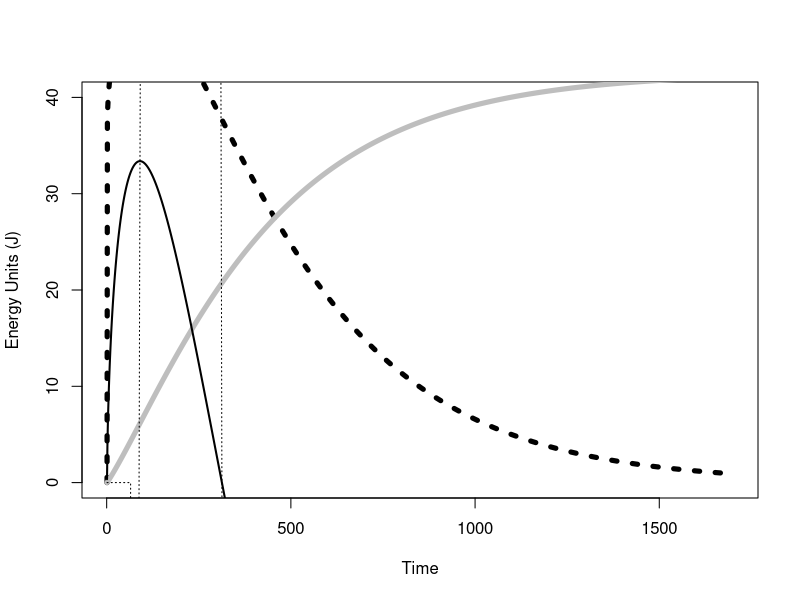
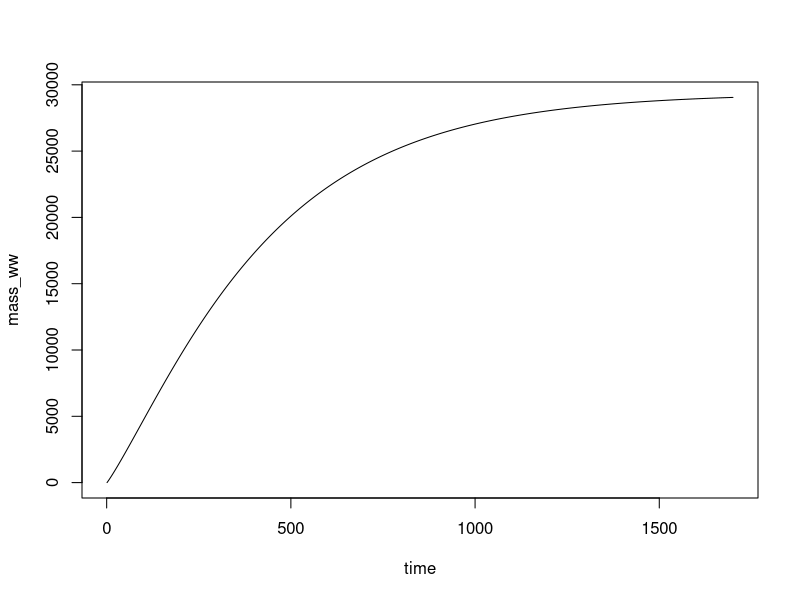
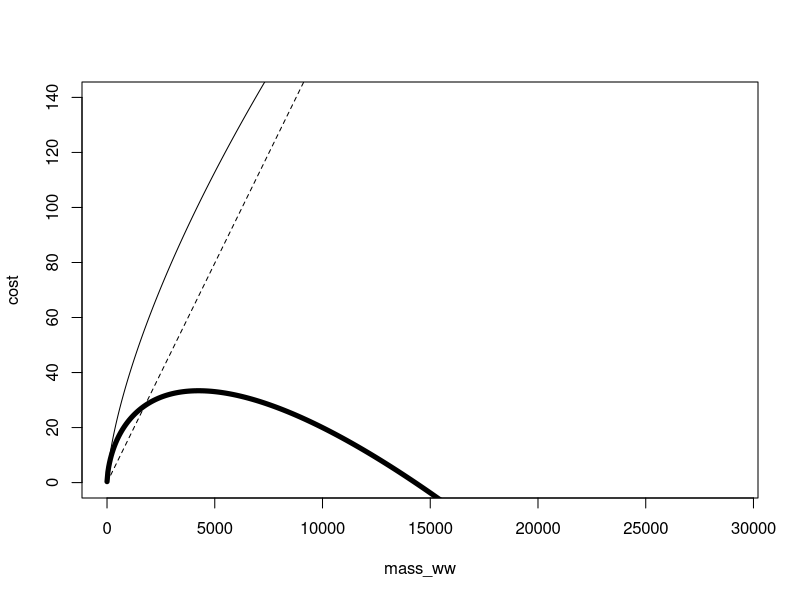

The R source for these figures, in order:
# NEW_but older version of M. trossulus MODEL FROM Sebens et al ####
# This time I'm doing an optimization to estimate reproduction 
# Question - if I change food, then that changes my estimate of reproduction, right? 
# Food should just be 1... weird that it is 1.5 in the paper... I guess I'll leave it at 

# age at repro
# setting reproduction
# check labels on graph - they are mislabeled
# 


# scalars ####
a_perfood <- 0.25 #0.25, brachi
b_permass <- 0.0145 #brachi
eggs <- 0.11 # eggs, brachi
AE <- 0.75 # assimilation, Fly & Hilbish - AE vs. assimilation?
mortality <- 0.896 # mortality, brachi

# exponents ####
d <- 0.67 # intake, brachi, makes sense with surface area
e <- 1 # cost, brachi, makes sense with volume

# temp parameters #### 
# guestimated. 
# Right I'm now using 10deg as a ref temp, a factor of 1.
temp <- 10 # temp (was in "other parameters category")
Aarhenius_T <- 6842.7 # Used to change cost with T # From Fly & Hilbish
ref_T_cost <- 283 #283K=10C # Used to change cost with T # At this temp, coeff is 1
ambient_T_cost <- temp # ambient temp
critical_T_intake <- 20 # this is the optimal intake temp
max_T_intake <- 30 # max temp for intake, shut down
const_Aarhenius <- 2
# Could fit these parameters for mussels

# Checked fcn here, used this to see if it is reasonable:
# temp<- seq(from = 5, to = 25, by = 1)
# 
# Tmult_cost <- const_Aarhenius^(Aarhenius_T/ref_T_cost-Aarhenius_T/(temp+273))
# for(i in 1:length(temp)){
# if(temp[i]<critical_T_intake){
#   Tmult_int[i] <- Tmult_cost[i]
# } else {
#   Tmult_int[i] <- Tmult_cost[i] - Tmult_cost[i]*(temp[i]-critical_T_intake)/(max_T_intake-critical_T_intake)
# }
# }
# plot(temp, Tmult_int, ylim = c(0,2))

Tmult_cost <- const_Aarhenius^(Aarhenius_T/ref_T_cost-Aarhenius_T/(temp+273))
if(temp<critical_T_intake){
  Tmult_int <- Tmult_cost
} else {
  Tmult_int <- Tmult_cost - Tmult_cost*(temp-critical_T_intake)/(max_T_intake-critical_T_intake)
}


# other parameters ####
food <- 1.5 # intake multiplier, brachi
en_density <- 0.38 # mg/J, tissue per energy unit, brachi
stress <- 1 # cost multiplier,  brachi
size_maturity <- 3000 # mg, size at maturity, from tross del_M calc worksheet, somatic<full tissue weight
reprod_multiplier <- .5 # reproduction multiplier, brachi was 1, but if k is about half and half then this should be more like .5
opt_size_reducer <- 1 # lets reproduction equal surplus early
byssus_multiplier <- 0.10 # fraction of respiration to byssus
max_time <- 1700 # days, How many days to use in the model
initial_mass_ww <- 1 # mg, What is the initial mass 

# calculated scalers
a <- a_perfood*food*Tmult_int
b <- b_permass*stress*(1+byssus_multiplier)*Tmult_cost
(Wopt <- ((b*e)/(a*d))^(1/(d-e)))

# set up vectors ####
time <- seq(from = 1, to = max_time, by = 1)

# mass mg wet weight
mass_ww <- rep(x = -99, len = max_time)

# assimilated intake with temp effect, 
# minus basal metabolic cost, 
# mult by temp effect and byssus effect
E_surplus <- rep(x = -99, len = max_time)

intake <- rep(x = -99, len = max_time)
cost <- rep(x = -99, len = max_time)
byssus <- rep(x = -99, len = max_time)
reproduction <- rep(x = -99, len = max_time)

# run model ####
for(i in 1:(max_time)){
  # Calculate mass
  if(i == 1){
    mass_ww[i] <- initial_mass_ww
  } else {
    mass_ww[i] <- mass_ww[i-1]+en_density*(intake[i-1]-cost[i-1]-reproduction[i-1]) #in mg
  }
  
  intake[i] <- a*(mass_ww[i]^d)
  cost[i] <- b*(mass_ww[i]^e)
  #E_surplus[i] <- a*(mass_ww[i]^d)-b*(mass_ww[i]^e) #in J, Is this necessary?
  E_surplus[i] <- intake[i]-cost[i]
  byssus[i] <- cost[i]-cost[i]/(1+byssus_multiplier) # Here byssus is a fraction f the cost
  
}

E_surplus_max <- max(E_surplus)
reprod_multiplier <- E_surplus_max

for(i in 1:(max_time)){
# Calculate reproduction
if(mass_ww[i]<size_maturity){
  reproduction[i] <- 0
} else {
  reproduction[i] <- E_surplus[i]*(1-reprod_multiplier*((Wopt-opt_size_reducer*mass_ww[i])/Wopt))
}
}



# calculate relationships
E_growth <- rep(x = -99, len = max_time)
E_growth[2:max_time] <- mass_ww[2:max_time] - mass_ww[1:(max_time-1)]
E_growth[1:1] <- 0  # initial growth at very first timepoint is 0

# Sebens plots ####  
length(time)
length(mass_ww)
plot(time,E_growth, type = "l", 
     lty = 3,
     lwd = 5,
     ylim = c(0,40),
     ylab = "Energy Units (J)",
     xlab = "Time")
lines(time,byssus, lwd = 5, col = "grey")
lines(time,E_surplus, lwd = 2)
lines(time,reproduction, lwd = 1, lty = 3, col = "black")

# Von-Bertlanffy growth
plot(time,mass_ww, type = "l")

# EOS within realistic range of survival
plot(mass_ww, cost, lty = 2, type = "l", ylim = c(0,140))
lines(mass_ww,intake)
lines(mass_ww, E_surplus, lwd = 5)